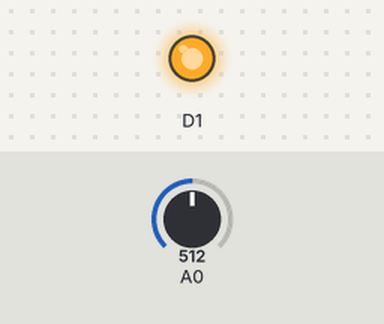
This sketch was run on a simulated ESP8266 (NodeMCU). On the bench: output pins drawn as LEDs (lit = HIGH). The inputs (shaded band) are chosen by the test bench; at power-on: A0 = 512.

Above: at 1.2 s.
1.3 s: A0 set to 122
At 2.5 s:
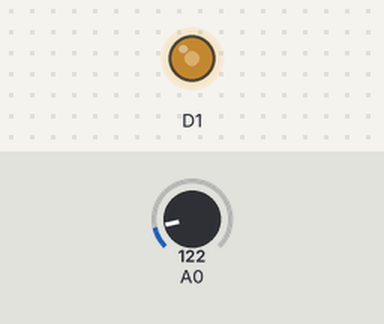
2.8 s: A0 set to 0
At 3.9 s:
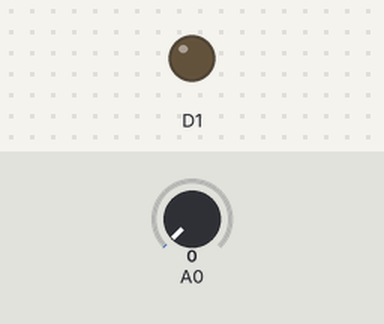
4.3 s: A0 set to 306
At 5.0 s:
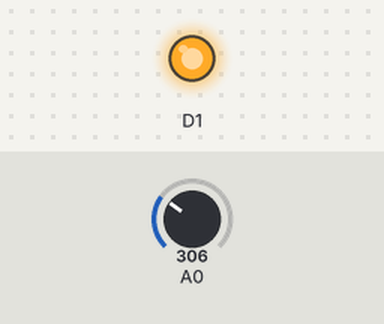
Timing chart, 0 to 7.3 s (numbered marks = the images above; inputs shaded):
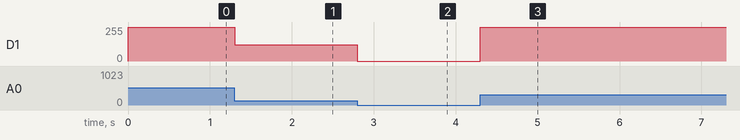

The sketch:

sketch_jul02e.ino
```cpp
void setup() {
  // put your setup code here, to run once:
Serial.begin(9600);
}

void loop() {
  // put your main code here, to run repeatedly:

 int Adc = analogRead(A0);  // ㅁ
analogWrite(D1,Adc);  //제일 밝은거 full   // Adc로 밝기를 조절
//delay(500);
//analogWrite(D1,Adc);
//delay(500);
//analogWrite(D1,0);  //pwm이라는 함수로 밝기를 조절할 수 있다.
//delay(500);
//가변저항의 값으로 밝기를 조절

}
```

Measured:
- after the input at 1.3 s, D1: 255/255 → 122/255 at once
- after the input at 2.8 s, D1: 122/255 → 0/255 at once
- after the input at 4.3 s, D1: 0/255 → 255/255 at once
